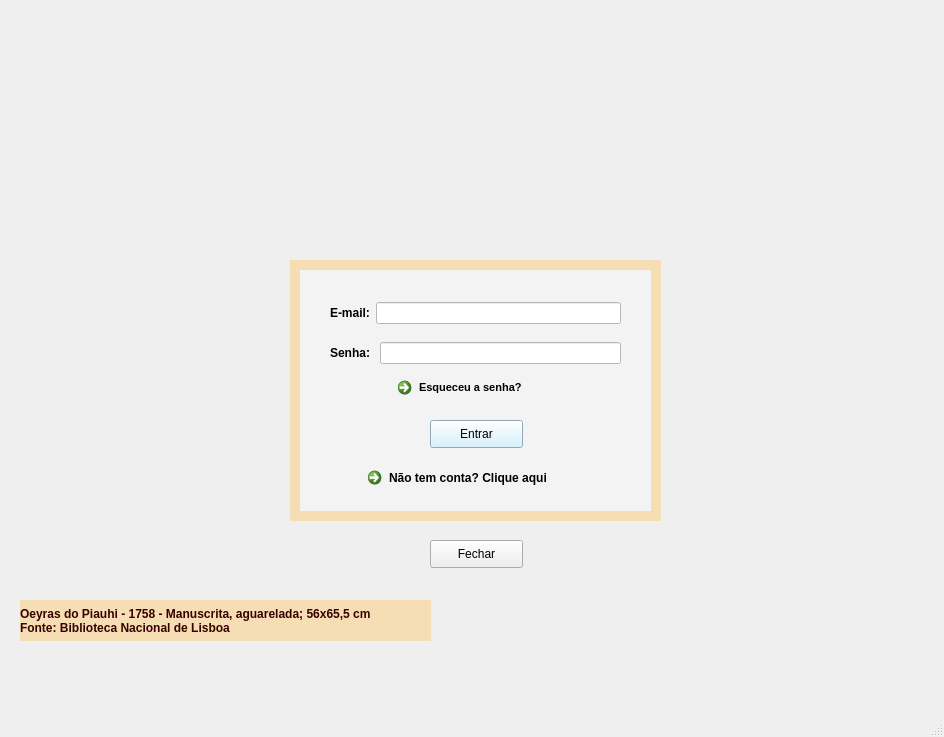
<?xml version="1.0" encoding="UTF-8"?>
<ui version="4.0">
 <class>MainWindow</class>
 <widget class="QMainWindow" name="MainWindow">
  <property name="geometry">
   <rect>
    <x>0</x>
    <y>0</y>
    <width>944</width>
    <height>737</height>
   </rect>
  </property>
  <property name="windowTitle">
   <string>MainWindow</string>
  </property>
  <widget class="QWidget" name="centralwidget">
   <widget class="QLabel" name="label">
    <property name="geometry">
     <rect>
      <x>-30</x>
      <y>-30</y>
      <width>971</width>
      <height>851</height>
     </rect>
    </property>
    <property name="text">
     <string/>
    </property>
    <property name="pixmap">
     <pixmap>../imagens/foto.jpg</pixmap>
    </property>
   </widget>
   <widget class="QLabel" name="label_5">
    <property name="geometry">
     <rect>
      <x>260</x>
      <y>40</y>
      <width>381</width>
      <height>221</height>
     </rect>
    </property>
    <property name="text">
     <string/>
    </property>
    <property name="pixmap">
     <pixmap>../imagens/logo.png</pixmap>
    </property>
    <property name="scaledContents">
     <bool>true</bool>
    </property>
    <property name="wordWrap">
     <bool>false</bool>
    </property>
   </widget>
   <widget class="QWidget" name="widget" native="true">
    <property name="geometry">
     <rect>
      <x>290</x>
      <y>260</y>
      <width>371</width>
      <height>261</height>
     </rect>
    </property>
    <property name="styleSheet">
     <string notr="true">background-color: rgb(245,222,179);</string>
    </property>
    <widget class="QWidget" name="widget_2" native="true">
     <property name="geometry">
      <rect>
       <x>10</x>
       <y>10</y>
       <width>351</width>
       <height>241</height>
      </rect>
     </property>
     <property name="styleSheet">
      <string notr="true">background-color: rgb(243, 243, 243);</string>
     </property>
     <widget class="QCommandLinkButton" name="commandLinkButton_naoTemConta">
      <property name="geometry">
       <rect>
        <x>60</x>
        <y>190</y>
        <width>241</width>
        <height>41</height>
       </rect>
      </property>
      <property name="text">
       <string>Não tem conta? Clique aqui</string>
      </property>
     </widget>
     <widget class="QCommandLinkButton" name="commandLinkButton_esqueceuSenha">
      <property name="geometry">
       <rect>
        <x>90</x>
        <y>100</y>
        <width>161</width>
        <height>41</height>
       </rect>
      </property>
      <property name="font">
       <font>
        <family>Segoe UI</family>
        <pointsize>8</pointsize>
       </font>
      </property>
      <property name="text">
       <string>Esqueceu a senha?</string>
      </property>
     </widget>
     <widget class="QPushButton" name="pushButton_entrar">
      <property name="geometry">
       <rect>
        <x>130</x>
        <y>150</y>
        <width>93</width>
        <height>28</height>
       </rect>
      </property>
      <property name="styleSheet">
       <string notr="true">background-color: rgb(203, 237, 255);</string>
      </property>
      <property name="text">
       <string>Entrar</string>
      </property>
     </widget>
     <widget class="QWidget" name="layoutWidget">
      <property name="geometry">
       <rect>
        <x>30</x>
        <y>30</y>
        <width>291</width>
        <height>26</height>
       </rect>
      </property>
      <layout class="QHBoxLayout" name="horizontalLayout">
       <item>
        <widget class="QLabel" name="label_2">
         <property name="font">
          <font>
           <pointsize>9</pointsize>
           <weight>75</weight>
           <bold>true</bold>
          </font>
         </property>
         <property name="text">
          <string>E-mail:</string>
         </property>
        </widget>
       </item>
       <item>
        <widget class="QLineEdit" name="lineEdit_email">
         <property name="styleSheet">
          <string notr="true">background-color: rgb(255, 255, 255);</string>
         </property>
        </widget>
       </item>
      </layout>
     </widget>
     <widget class="QWidget" name="layoutWidget_2">
      <property name="geometry">
       <rect>
        <x>30</x>
        <y>70</y>
        <width>291</width>
        <height>26</height>
       </rect>
      </property>
      <layout class="QHBoxLayout" name="horizontalLayout_2">
       <item>
        <widget class="QLabel" name="label_3">
         <property name="font">
          <font>
           <pointsize>9</pointsize>
           <weight>75</weight>
           <bold>true</bold>
          </font>
         </property>
         <property name="text">
          <string>Senha: </string>
         </property>
        </widget>
       </item>
       <item>
        <widget class="QLineEdit" name="lineEdit_senha">
         <property name="styleSheet">
          <string notr="true">background-color: rgb(255, 255, 255);</string>
         </property>
         <property name="echoMode">
          <enum>QLineEdit::Password</enum>
         </property>
        </widget>
       </item>
      </layout>
     </widget>
    </widget>
   </widget>
   <widget class="QLabel" name="label_4">
    <property name="geometry">
     <rect>
      <x>20</x>
      <y>600</y>
      <width>411</width>
      <height>41</height>
     </rect>
    </property>
    <property name="font">
     <font>
      <weight>75</weight>
      <bold>true</bold>
     </font>
    </property>
    <property name="styleSheet">
     <string notr="true">color: rgb(57, 0, 0);
background-color: rgb(245,222,179);</string>
    </property>
    <property name="text">
     <string>Oeyras do Piauhi - 1758 - Manuscrita, aguarelada; 56x65,5 cm 
Fonte: Biblioteca Nacional de Lisboa</string>
    </property>
   </widget>
   <widget class="QPushButton" name="pushButton_fechar">
    <property name="geometry">
     <rect>
      <x>430</x>
      <y>540</y>
      <width>93</width>
      <height>28</height>
     </rect>
    </property>
    <property name="text">
     <string>Fechar</string>
    </property>
   </widget>
  </widget>
  <widget class="QMenuBar" name="menubar">
   <property name="geometry">
    <rect>
     <x>0</x>
     <y>0</y>
     <width>944</width>
     <height>26</height>
    </rect>
   </property>
  </widget>
  <widget class="QStatusBar" name="statusbar"/>
 </widget>
 <resources/>
 <connections/>
</ui>
